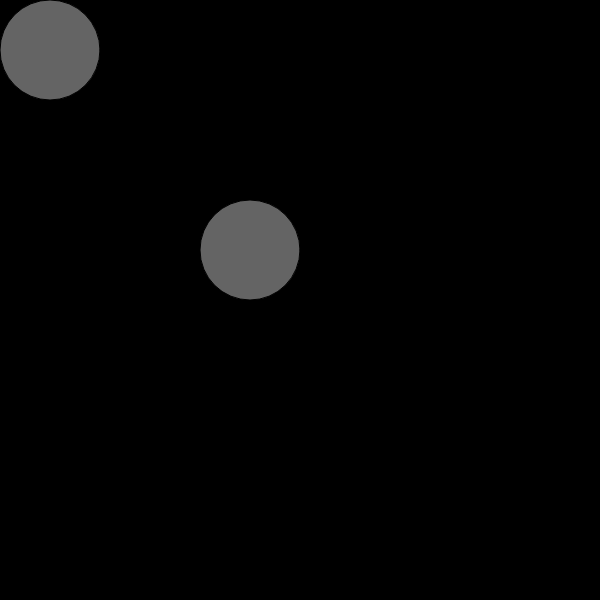
Frame 1 (no input)
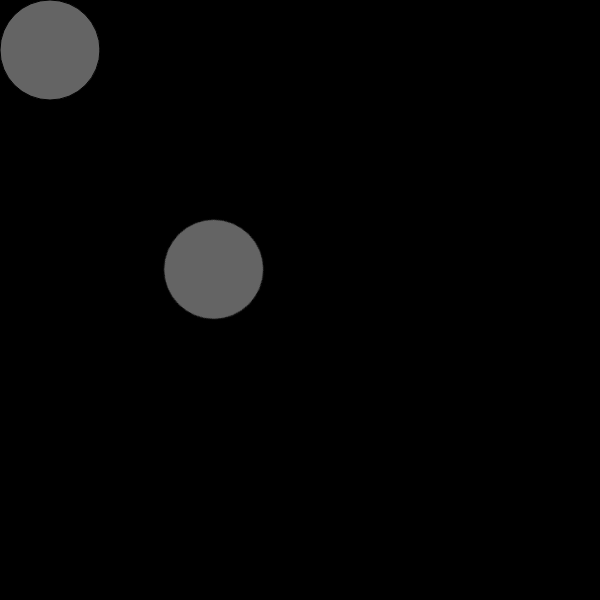
Frame 60 (no input)
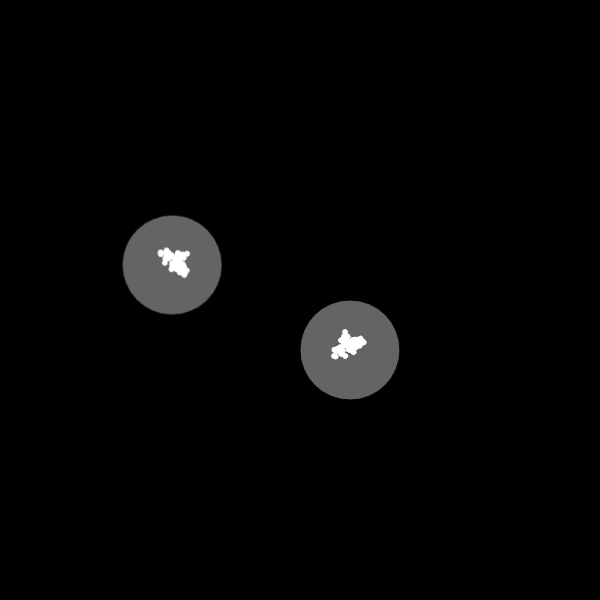
Frame 120 (the mouse pressed at the canvas centre since frame 60)

The p5.js sketch that drew these frames (run headless with seeded random() and noise() and a simulated clock; from frame 60 on, the mouse is pressed at the canvas centre):

// p5.js sketch
// ── sketch.js

let graphics;
let x = 50;
let y = 50;
let angle = 0;

function setup() {
  createCanvas(600, 600);
  pixelDensity(1);
  graphics = createGraphics(100,100);
  //graphics.background(100);
  graphics.fill(100);
  graphics.ellipse(50,50,100);
}

function draw() {
  background(0);
  
  if (mouseIsPressed){
    graphics.fill(255);
    graphics.stroke(255);
    graphics.ellipse(x,y,5);
    x += random(-5,5);
    y += random(-5,5);
  }

  image(graphics,mouseX,mouseY);
  push();
  translate(200,200);
  rotate(angle);
  image(graphics,0,0);
  pop();
  angle += .01

  
}
